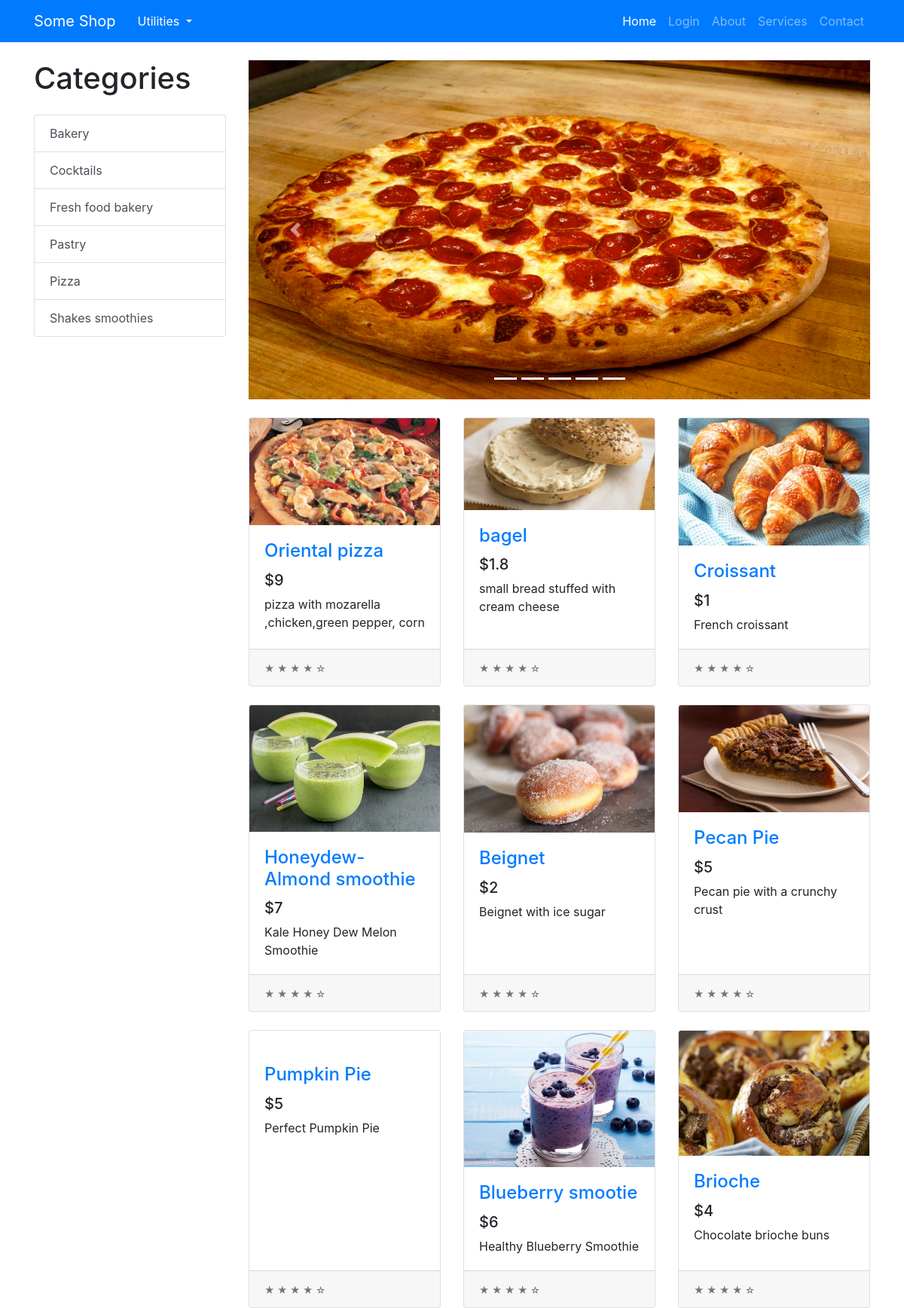
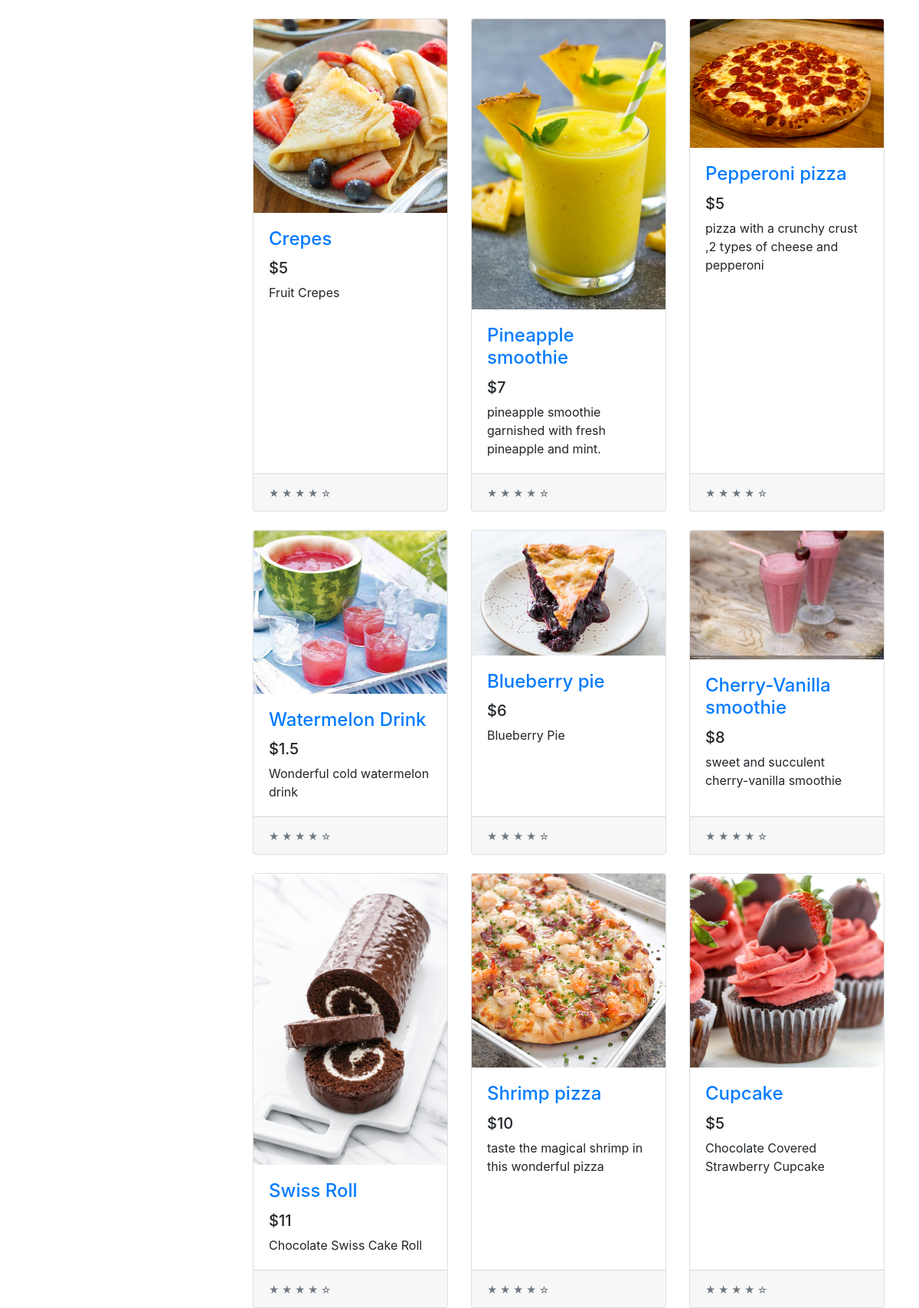
The page / (upper part) on the database its author committed (2 pictures, top to bottom).
### tables this page shows
CREATE TABLE PRODUCT (ID VARCHAR, NAME VARCHAR, PRICE INTEGER, DESCRIPTION TEXT, IMAGE TEXT, TAGS TEXT, SCORE REAL);

### app.py (the view)
@app.route("/")
def home():
    products = get_all_products()
    sorted_products = products.copy()
    random.shuffle(products)
    tags = get_product_tags()
    return render_template("index.html",
                            products=products,
                            tags=tags,
                            chosen_products=sorted_products[:5],
                            os=os,
                            len=len,
                            range=range,
                            enumerate=enumerate)

### common/database.py (called while the page is built)
    @classmethod
    def get_all_products(cls):
        cursor = cls.DATABASE.execute("SELECT * FROM PRODUCT ORDER BY SCORE DESC")
        returned_data = cursor.fetchall()
        if not returned_data:
            return None
        data = []
        for item in returned_data:
            d = {}
            for i, field in enumerate(cls.PRODUCT_FIELDS):
                d[field.lower()] = item[i]
            data.append(d)
        return data

    @classmethod
    def get_product_tags(cls):
        data = cls.get_all_products()
        return sorted({ d['tags'] for d in data })

### models/products/product.py (called while the page is built)
def get_all_products():
    products = Database.get_all_products()
    return [ Product(**product) for product in products ]

def get_product_tags():
    return Database.get_product_tags()

### templates/index.html (shortened to what this page needs)
{% extends "base.html" %}
{% block content %}
<div class="container">
    <div class="row">
        <div class="col-lg-3">
            <h1 class="my-4">
                {% if category %}
                {{category.replace("_", " ").capitalize()}}
                {% else %}
                Categories
                {% endif %}
            </h1>
            <div class="list-group" id="list-tab" role="tablist">
                {% for tag in tags %}
                {% if category == tag %}
                <a class="list-group-item list-group-item-action active" href="{{url_for('categories', category=tag)}}"
                    aria-controls="home">{{tag.replace("_", " ").capitalize()}}</a>
                {% else %}
                <a class="list-group-item list-group-item-action" href="{{url_for('categories', category=tag)}}"
                    aria-controls="home">{{tag.replace("_", " ").capitalize()}}</a>
                {% endif %}
                {% endfor %}
            </div>
        </div>
        <div class="col-lg-9">
            <div id="carouselExampleIndicators" class="carousel slide my-4" data-ride="carousel">
                <ol class="carousel-indicators">
                    {% for i in range(len(chosen_products)) %}
                    <li data-target="#carouselExampleIndicators" data-slide-to="{{i}}" class="active"></li>
                    {% endfor %}
                </ol>
                <div class="carousel-inner" role="listbox">
                    {% for i, product in enumerate(chosen_products) %}
                        {% if i == 0 %}
                        <div class="carousel-item active">
                        {% else %}
                        <div class="carousel-item">
                            {% endif %}
                            <a href="{{url_for('product.product', product_id=product.id)}}">
                                <img class="d-block img-fluid carousel-img"
                                    src="{{url_for('static', filename='img/products/{}'.format(os.path.basename(product.image)))}}"
                                    alt="slide">
                            </a>
                        </div>
                        {% endfor %}
                    </div>
                    <a class="carousel-control-prev" href="#carouselExampleIndicators" role="button" data-slide="prev">
                        <span class="carousel-control-prev-icon" aria-hidden="true"></span>
                    </a>
                    <a class="carousel-control-next" href="#carouselExampleIndicators" role="button" data-slide="next">
                        <span class="carousel-control-next-icon" aria-hidden="true"></span>
                    </a>
                </div>
                <div class="row">
                    {% for product in products %}
                    <div class="col-lg-4 col-md-6 mb-4">
                        <div class="card h-100">
                            <a href="{{url_for('product.product', product_id=product.id)}}"><img class="card-img-top"
                                    src="{{url_for('static', filename='img/products/{}'.format(os.path.basename(product.image)))}}"
                                    alt=""></a>
                            <div class="card-body">
                                <h4 class="card-title">
                                    <a href="{{url_for('product.product', product_id=product.id)}}">{{product.name}}</a>
                                </h4>
                                <h5>${{product.price}}</h5>
                                <p class="card-text">{{product.description}}</p>
                            </div>
                            <div class="card-footer">
                                <small class="text-muted">&#9733; &#9733; &#9733; &#9733; &#9734;</small>
                            </div>
                        </div>
                    </div>
                    {% endfor %}
                </div>
            </div>
        </div>
    </div>
    {% endblock content %}

### templates/base.html (shortened to what this page needs)
<!doctype html>
<html>
<head>
    <link rel="stylesheet" href="{{url_for('static', filename='css/shop-homepage.css')}}">
    <link rel="stylesheet" href="{{url_for('static', filename='css/bootstrap.min.css')}}">
</head>
<body>
    <nav class="navbar navbar-expand-lg navbar-dark bg-primary fixed-top">
        <div class="container">
            <a class="navbar-brand" href="#">Some Shop</a>
            <div class="dropdown">
                <button class="btn btn-primary dropdown-toggle" type="button" id="dropdownMenu2" data-toggle="dropdown"
                    aria-haspopup="true" aria-expanded="false">
                    Utilities
                </button>
            </div>
            <div class="collapse navbar-collapse" id="navbarResponsive">
                <ul class="navbar-nav ml-auto">
                    <li class="nav-item active">
                        <a class="nav-link" href="{{url_for('home')}}">Home
                        </a>
                    </li>
                    {% if not session['email'] %}
                    <li class="nav-item">
                        <a class="nav-link" href="{{url_for('user.login')}}">Login</a>
                    </li>
                    {% else %}
                    <li class="nav-item">
                        <a class="nav-link" href="{{url_for('user.logout')}}">Logout</a>
                    </li>
                    {% endif %}
                    <li class="nav-item">
                        <a class="nav-link" href="#">About</a>
                    </li>
                    <li class="nav-item">
                        <a class="nav-link" href="#">Services</a>
                    </li>
                    <li class="nav-item">
                        <a class="nav-link" href="#">Contact</a>
                    </li>
                </ul>
            </div>
        </div>
    </nav>
    {% block content %}
    {% endblock content %}
</body>
</html>

### static/css/shop-homepage.css (style rules this page uses)
body { padding-top: 56px; }

### templates/index.html (style rules this page uses)
.carousel-img { width: 900px; height: 450px; }

### rows shown on the page
PRODUCT: replace "Bakery"
PRODUCT: replace "Cocktails"
PRODUCT: replace "Fresh food bakery", IMAGE (picture), name "bagel", price "1.8", description "small bread stuffed with cream cheese"
PRODUCT: replace "Pastry", IMAGE (picture), name "Swiss Roll", price "11", description "Chocolate Swiss Cake Roll"
PRODUCT: replace "Pizza", IMAGE (picture), name "Pepperoni pizza", price "5", description "pizza with a crunchy crust ,2 types of cheese and pepperoni"
PRODUCT: replace "Shakes smoothies"
PRODUCT: IMAGE (picture), name "Oriental pizza", price "9", description "pizza with mozarella ,chicken,green pepper, corn"
PRODUCT: IMAGE (picture), name "Croissant", price "1", description "French croissant"
PRODUCT: IMAGE (picture), name "Honeydew-Almond smoothie", price "7", description "Kale Honey Dew Melon Smoothie"
PRODUCT: IMAGE (picture), name "Beignet", price "2", description "Beignet with ice sugar"
PRODUCT: IMAGE (picture), name "Pecan Pie", price "5", description "Pecan pie with a crunchy crust"
PRODUCT: name "Pumpkin Pie", price "5", description "Perfect Pumpkin Pie"
PRODUCT: IMAGE (picture), name "Blueberry smootie", price "6", description "Healthy Blueberry Smoothie"
PRODUCT: IMAGE (picture), name "Brioche", price "4", description "Chocolate brioche buns"
PRODUCT: IMAGE (picture), name "Crepes", price "5", description "Fruit Crepes"
PRODUCT: IMAGE (picture), name "Pineapple smoothie", price "7", description "pineapple smoothie garnished with fresh pineapple and mint."
PRODUCT: IMAGE (picture), name "Watermelon Drink", price "1.5", description "Wonderful cold watermelon drink"
PRODUCT: IMAGE (picture), name "Blueberry pie", price "6", description "Blueberry Pie"
PRODUCT: IMAGE (picture), name "Cherry-Vanilla smoothie", price "8", description "sweet and succulent cherry-vanilla smoothie"
PRODUCT: IMAGE (picture), name "Shrimp pizza", price "10", description "taste the magical shrimp in this wonderful pizza"
PRODUCT: IMAGE (picture), name "Cupcake", price "5", description "Chocolate Covered Strawberry Cupcake"
